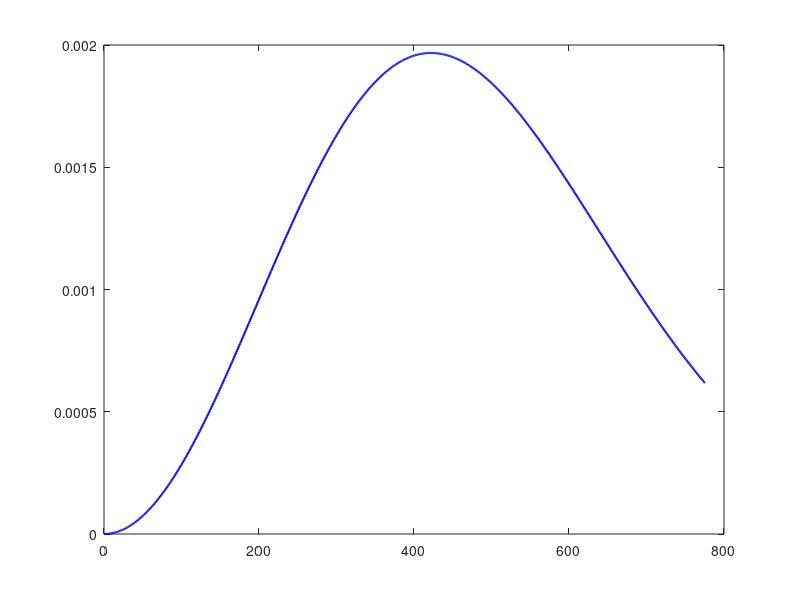

The MATLAB script that drew this image: (Note: this script raises an error after producing the figure.)
% Maxwell-Boltzmann speed distribution with markers for v_mp, v_avg, v_rms
k = 1.380649e-23;       % Boltzmann constant J/K
T = 300;                % temperature K
M = 28.0134e-3;         % molar mass for N2 kg/mol (example)
NA = 6.02214076e23;     % Avogadro
m = M / NA;             % mass of one molecule kg

% characteristic speeds
v_mp  = sqrt(2*k*T / m);
v_avg = sqrt(8*k*T / (pi*m));
v_rms = sqrt(3*k*T / m);

% speed range
vmax = 1.5 * v_rms;
v = linspace(0, vmax, 800);

% Maxwell-Boltzmann speed PDF
pref = 4*pi * (m/(2*pi*k*T))^(3/2);
f = pref .* v.^2 .* exp(-m .* v.^2 ./ (2*k*T));

% plot
figure;
plot(v, f, 'b-', 'LineWidth', 1.5)
hold on
yl = ylim;

% vertical lines and labels
xline(v_mp,  'r--','LineWidth',1.2);
xline(v_avg, 'g--','LineWidth',1.2);
xline(v_rms, 'm--','LineWidth',1.2);

% annotate numeric values
text(v_mp, 0.9*yl(2), sprintf('v_{mp}=%.1f m/s', v_mp),'Color','r','HorizontalAlignment','center')
text(v_avg,0.75*yl(2), sprintf('v_{avg}=%.1f m/s', v_avg),'Color','g','HorizontalAlignment','center')
text(v_rms,0.6*yl(2), sprintf('v_{rms}=%.1f m/s', v_rms),'Color','m','HorizontalAlignment','center')

xlabel('Speed v (m/s)')
ylabel('Probability density f(v) (s/m)')
title(sprintf('Maxwell–Boltzmann Speed Distribution, T = %g K', T))
legend('f(v)','v_{mp}','v_{avg}','v_{rms}','Location','northeast')
grid on
hold off